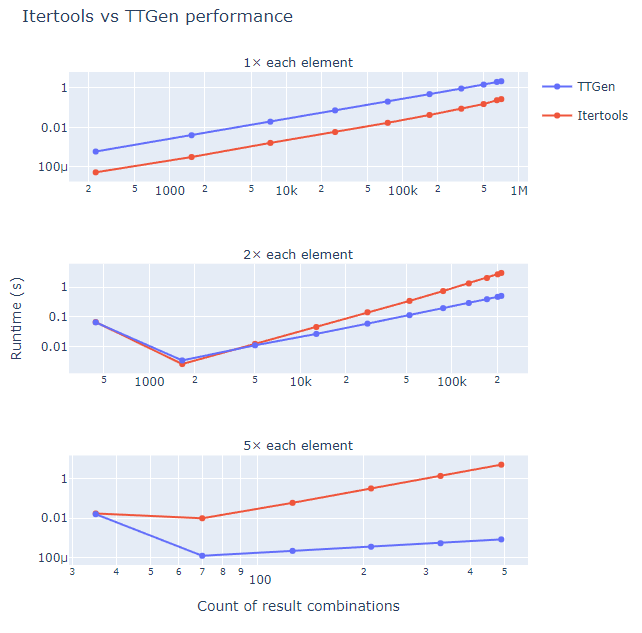

Generate this figure with Python:
from ttgen import combinations as ttgen_combinations
from itertools import combinations as itert_combinations

import plotly.graph_objects as go
from plotly.subplots import make_subplots
import polars as pl

from time import perf_counter_ns
from typing import NamedTuple

class Record(NamedTuple):
    test_set_name: str
    lib_name: str
    time_ns: int
    count: int
    all_count: int
    replication_index: int

class TestSet(NamedTuple):
    k_range: list[int]
    element_sets: list[int]

test_sets = {
    '1× each element': TestSet(range(2, 13), [i for i in range(22)]),
    '2× each element': TestSet(range(3, 14), [i for i in range(13)]*2),
    '5× each element': TestSet(range(3, 9), [i for i in range(5)]*7),
}

rows = []
for replication_index in range(3):
    for test_set_name, (k_range, element_set) in test_sets.items():
        for k in k_range:

            t0 = perf_counter_ns()
            found_1 = set()
            all_count = 0
            for i in itert_combinations(element_set, k):
                found_1.add(tuple(sorted(i)))
                all_count += 1
            count = len(found_1)
            t1 = perf_counter_ns()
            # print(f'{k=} Itertools: {t1 - t0:,} ns, {count}')

            rows.append(Record(
                test_set_name=test_set_name,
                lib_name='Itertools',
                time_ns=t1 - t0,
                count=len(found_1),
                all_count=all_count,
                replication_index=replication_index,
            ))

            t2 = perf_counter_ns()
            found_2 = set()
            for i in ttgen_combinations(element_set, k):
                found_2.add(tuple(sorted(i)))
            count = len(found_2)
            t3 = perf_counter_ns()
            # print(f'{k=} TTGen: {t3 - t2:,} ns, {count}')

            rows.append(Record(
                test_set_name=test_set_name,
                lib_name='TTGen',
                time_ns=t3 - t2,
                count=len(found_2),
                all_count=all_count,
                replication_index=replication_index,
            ))


df = pl.DataFrame(rows)
medians_df = df.group_by(['test_set_name', 'lib_name', 'count', 'all_count']).agg([
    pl.col('time_ns').median().alias('time_ns'),
]).sort(['test_set_name', 'lib_name', 'count'])

fig = make_subplots(rows=len(test_sets), cols=1, subplot_titles=[f'<span style="font-size: 0.8rem">{title}</span>' for title in list(test_sets.keys())])

for (test_set_name, lib_name), subset_df in medians_df.group_by(['test_set_name', 'lib_name']):
    colour = {'TTGen': '#636EFA', 'Itertools': '#EF553B'}.get(lib_name)
    row_num = list(test_sets.keys()).index(test_set_name)
    fig.add_trace(go.Scatter(
        x=subset_df['count'].to_list(),
        y=(subset_df['time_ns']/1e9).to_list(),
        name=lib_name,
        showlegend=True if row_num == 0 else False,
        legendgroup=lib_name,
        mode='markers+lines',
        marker=dict(color=colour),
    ), row=row_num+1, col=1)

fig.update_layout(
    xaxis1=dict(type='log'),
    yaxis1=dict(type='log'),
    xaxis2=dict(type='log'),
    yaxis2=dict(type='log'),
    xaxis3=dict(type='log'),
    yaxis3=dict(type='log'),
    title='Itertools vs TTGen performance',
    xaxis3_title='Count of result combinations',
    yaxis2_title='Runtime (s)',
)

fig.write_html('benchmarking/benchmarks.html')
fig.show('browser')
